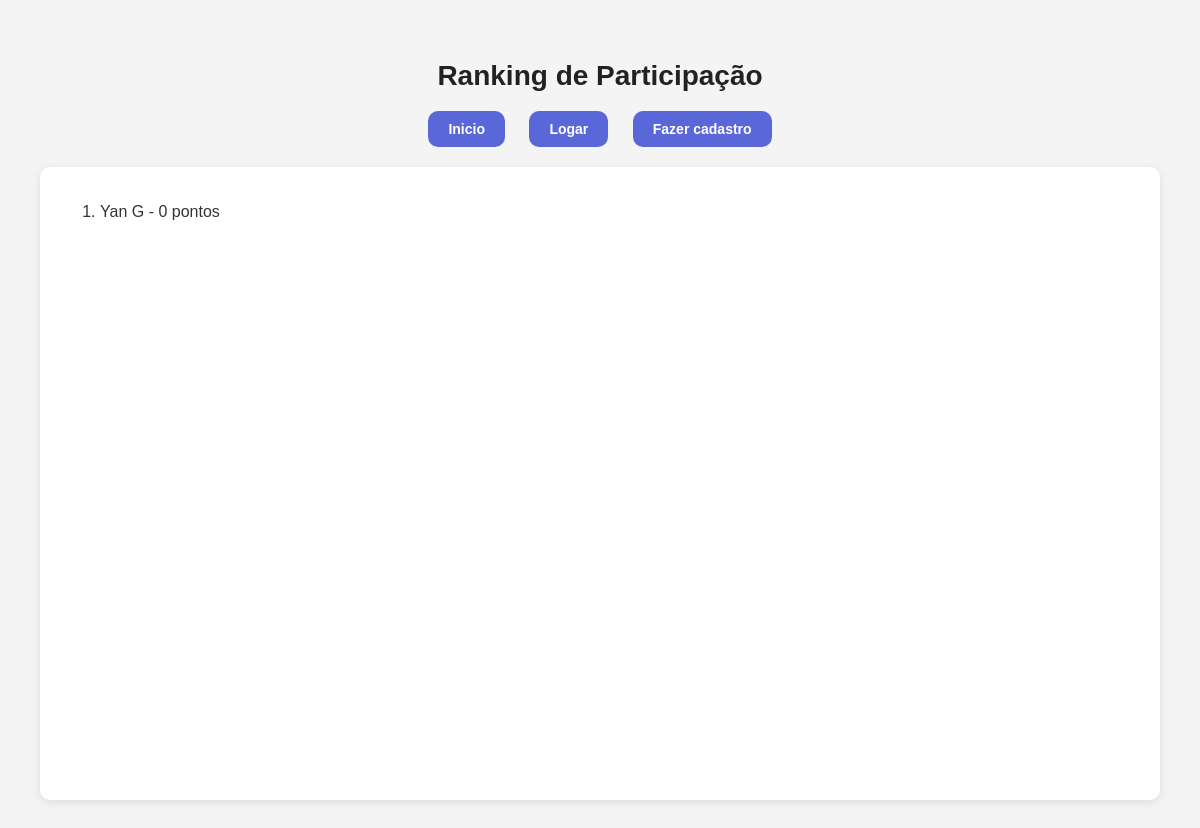
/Pages/ranking.php, run on an earlier commit of the app's database.
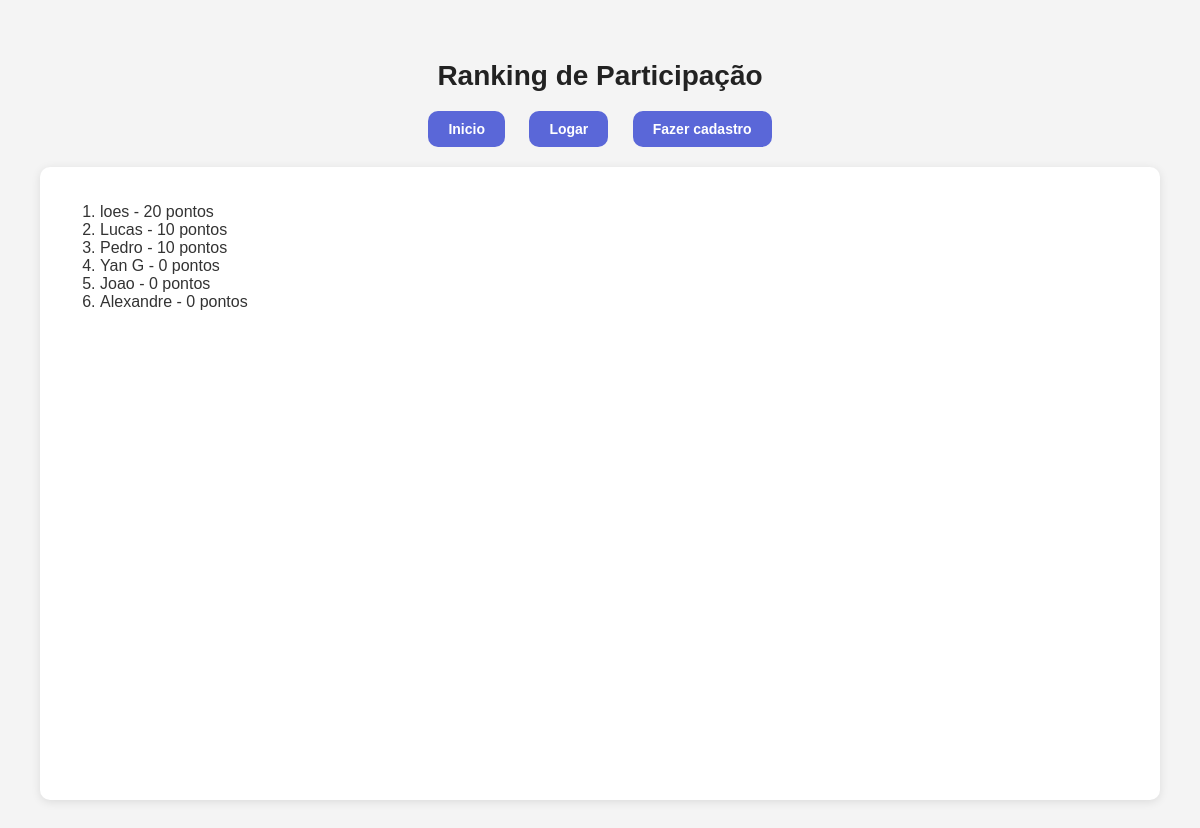
And on a later commit of the database.
### tables this page shows
CREATE TABLE `usuarios` (
  `id` int(100) NOT NULL,
  `nome` varchar(100) NOT NULL,
  `email` varchar(70) NOT NULL,
  `senha` varchar(255) NOT NULL,
  `matricula` varchar(10) NOT NULL,
  `tipo` enum('aluno','administrador') DEFAULT 'aluno',
  `pontos` int(11) DEFAULT 0
);

### Classes/Usuario.php (called while the page is built, shortened)
<?php
class Usuario {
    public static function listarRankingUsuarios() {
        $conn = getConnection();
        $sql = "SELECT nome, pontos FROM usuarios ORDER BY pontos DESC LIMIT 10";
        $stmt = $conn->prepare($sql);
        if ($stmt->execute()) {
            $result = $stmt->get_result();
            $ranking = [];
            while ($row = $result->fetch_assoc()) {
                $ranking[] = $row;
            }
            return $ranking;
        } else {
            $stmt->close();
            $conn->close();
            return [];
        }
    }
}

### Pages/ranking.php (the view, shortened to what this page needs)
<?php
require_once('../Classes/Usuario.php');
$usuarioLogado = isset($_SESSION['user']) && is_array($_SESSION['user']);
$tipoUsuario = $usuarioLogado ? $_SESSION['user']['tipo'] : '';
$rankingUsuarios = Usuario::listarRankingUsuarios();
?>
<!DOCTYPE html>
<html lang="pt-br">
<head>
    <link rel="stylesheet" href="../CSS/estilo1.css">
    <link rel="stylesheet" href="../CSS/estilo_home.css">
</head>
<body>
    <header><h1>Ranking de Participação</h1></header>
    <nav>
        <a href="./inicio.php">Inicio</a>
        <?php if ($usuarioLogado): ?>
            <a href="eventos_user.php">Meus eventos</a>
            <a href="ranking.php">Ranking de Participação</a>
            <a href="./perfil.php">Perfil</a>
            <a href="?action=logout">Deslogar</a>
            <?php if ($tipoUsuario === 'administrador'): ?>
                <a href="./dashboard_adm.php">Dashboard Admin</a>
                <a href="relatorios.php">Relatórios</a>
                <a href="curso_concluido.php?curso_id=1">Marcar Conclusão de Curso</a>
            <?php endif; ?>
        <?php else: ?>
            <a href="./login.php">Logar</a>
            <a href="./cadastro.php">Fazer cadastro</a>
        <?php endif; ?>
    </nav>
    <div class="wrapper">
        <?php if (!empty($rankingUsuarios)): ?>
            <ol>
                <?php foreach ($rankingUsuarios as $usuario): ?>
                    <li><?php echo htmlspecialchars($usuario['nome']); ?> - <?php echo htmlspecialchars($usuario['pontos']); ?> pontos</li>
                <?php endforeach; ?>
            </ol>
        <?php else: ?>
            <p>Não há usuários no ranking.</p>
        <?php endif; ?>
    </div>
</body>
</html>

### CSS/estilo1.css (style rules this page uses)
body, html { font-family: 'Arial', sans-serif; height: 100%; margin: 0; display: flex; flex-direction: column; background-color: #f4f4f4; color: #333; padding: 20px; }
h1 { text-align: center; font-size: 28px; color: #222; margin-top: 20px; }
.wrapper { flex: 1; padding: 20px; background-color: #fff; border-radius: 10px; box-shadow: 0 2px 10px rgba(0, 0, 0, 0.1); }
nav { margin-bottom: 20px; text-align: center; }
nav a { display: inline-block; padding: 10px 20px; font-size: 14px; font-weight: bold; color: #fff; background-color: #5a67d8; border-radius: 10px; text-decoration: none; margin: 0 10px; transition: background-color 0.3s ease, box-shadow 0.3s ease; }

### CSS/estilo_home.css (style rules this page uses)
.wrapper { display: flex; justify-content: space-between; flex-wrap: wrap; gap: 20px; }

What changed in the data, as far as the page shows it:
added usuarios: nome "loes", pontos "20"
added usuarios: nome "Lucas", pontos "10"
added usuarios: nome "Pedro", pontos "10"
added usuarios: nome "Joao", pontos "0"
added usuarios: nome "Alexandre", pontos "0"
